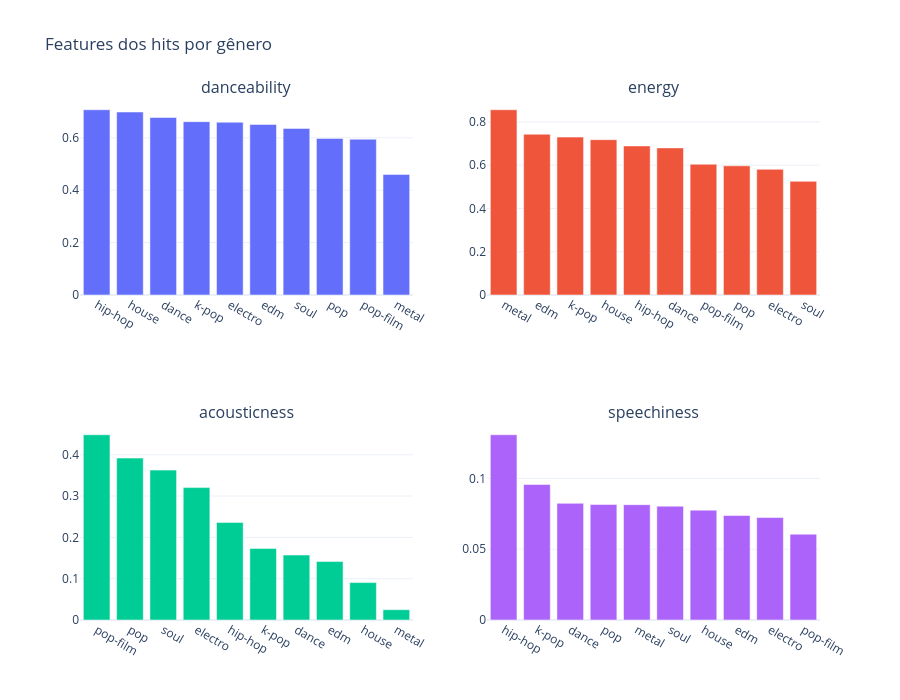

The notebook cell saved with this chart:
### Markdown cell above
## Como cada feature se comporta entre gêneros

Comparo as médias de danceability, energy, acousticness e speechiness nos 10 gêneros com mais hits. Se as barras forem parecidas, a feature não distingue gêneros. Se forem bem diferentes, o gênero importa na hora de avaliar aquela feature.

### Code cell
top10_genres = hits_by_genre.head(10)["track_genre"].tolist()
hits_top10 = df[(df["is_hit"] == 1) & (df["track_genre"].isin(top10_genres))]

key_features = ["danceability", "energy", "acousticness", "speechiness"]

fig = make_subplots(rows=2, cols=2, subplot_titles=key_features)

for i, feat in enumerate(key_features):
    row, col = i // 2 + 1, i % 2 + 1
    genre_means = hits_top10.groupby("track_genre")[feat].mean().sort_values(ascending=False)
    fig.add_trace(
        go.Bar(x=genre_means.index, y=genre_means.values, showlegend=False),
        row=row, col=col,
    )

fig.update_layout(height=700, template="plotly_white", title_text="Features dos hits por gênero")
fig.show()

### Figure 1 — Plotly figure (JSON) as saved in the notebook; plotly's stock layout.template omitted (floating-point values rounded to 4 significant figures)
{"data": [{"showlegend": false, "type": "bar", "x": ["hip-hop", "house", "dance", "k-pop", "electro", "edm", "soul", "pop", "pop-film", "metal"], "xaxis": "x", "y": [0.707, 0.6983, 0.6772, 0.6616, 0.6594, 0.651, 0.6359, 0.5975, 0.5947, 0.4602], "yaxis": "y"}, {"showlegend": false, "type": "bar", "x": ["metal", "edm", "k-pop", "house", "hip-hop", "dance", "pop-film", "pop", "electro", "soul"], "xaxis": "x2", "y": [0.8561, 0.7429, 0.7296, 0.7177, 0.6889, 0.6798, 0.6042, 0.5969, 0.5807, 0.5253], "yaxis": "y2"}, {"showlegend": false, "type": "bar", "x": ["pop-film", "pop", "soul", "electro", "hip-hop", "k-pop", "dance", "edm", "house", "metal"], "xaxis": "x3", "y": [0.4484, 0.3919, 0.3628, 0.3205, 0.2361, 0.1732, 0.1572, 0.1415, 0.09049, 0.02492], "yaxis": "y3"}, {"showlegend": false, "type": "bar", "x": ["hip-hop", "k-pop", "dance", "pop", "metal", "soul", "house", "edm", "electro", "pop-film"], "xaxis": "x4", "y": [0.1308, 0.0957, 0.08239, 0.08162, 0.08146, 0.08038, 0.0776, 0.07378, 0.07234, 0.0606], "yaxis": "y4"}], "layout": {"annotations": [{"font": {"size": 16}, "showarrow": false, "text": "danceability", "x": 0.225, "xanchor": "center", "xref": "paper", "y": 1, "yanchor": "bottom", "yref": "paper"}, {"font": {"size": 16}, "showarrow": false, "text": "energy", "x": 0.775, "xanchor": "center", "xref": "paper", "y": 1, "yanchor": "bottom", "yref": "paper"}, {"font": {"size": 16}, "showarrow": false, "text": "acousticness", "x": 0.225, "xanchor": "center", "xref": "paper", "y": 0.375, "yanchor": "bottom", "yref": "paper"}, {"font": {"size": 16}, "showarrow": false, "text": "speechiness", "x": 0.775, "xanchor": "center", "xref": "paper", "y": 0.375, "yanchor": "bottom", "yref": "paper"}], "height": 700, "title": {"text": "Features dos hits por gênero"}, "xaxis": {"anchor": "y", "domain": [0, 0.45]}, "xaxis2": {"anchor": "y2", "domain": [0.55, 1]}, "xaxis3": {"anchor": "y3", "domain": [0, 0.45]}, "xaxis4": {"anchor": "y4", "domain": [0.55, 1]}, "yaxis": {"anchor": "x", "domain": [0.625, 1]}, "yaxis2": {"anchor": "x2", "domain": [0.625, 1]}, "yaxis3": {"anchor": "x3", "domain": [0, 0.375]}, "yaxis4": {"anchor": "x4", "domain": [0, 0.375]}}}
